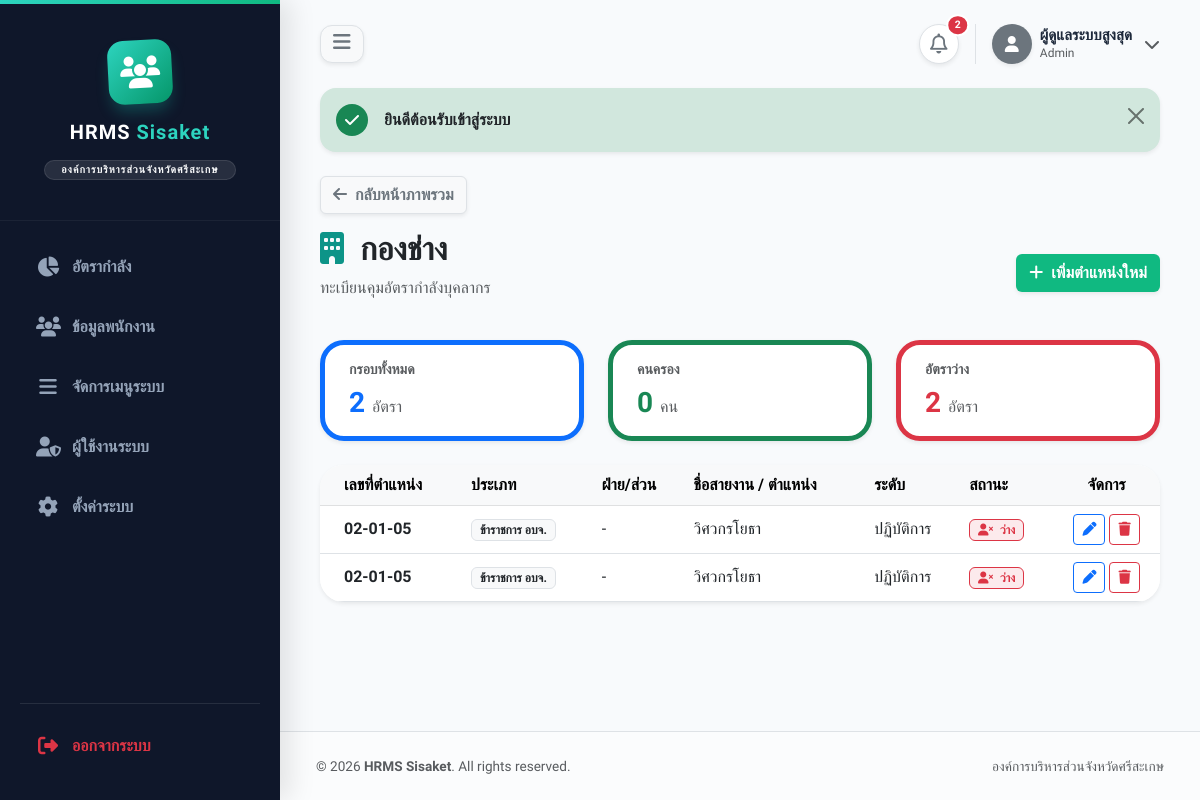
Page /index.php?action=manpower_detail&dept=กองช่าง (signed in) on the committed database.
### tables this page shows
CREATE TABLE `system_menus` (
  `id` int(11) NOT NULL,
  `menu_name` varchar(255) NOT NULL COMMENT 'ชื่อเมนูที่จะแสดงผล',
  `icon` varchar(100) NOT NULL COMMENT 'คลาส Icon (เช่น fa-users)',
  `action_name` varchar(100) NOT NULL COMMENT 'ชื่อ action เพื่อดึงไปใช้ในลิงก์ (?action=...)',
  `is_active` enum('0','1') NOT NULL DEFAULT '1' COMMENT 'สถานะ: 0=ปิด, 1=เปิด',
  `sort_order` int(11) NOT NULL DEFAULT 0 COMMENT 'ลำดับการแสดงผล (ตัวเลขน้อยขึ้นก่อน)',
  `parent_id` int(11) NOT NULL DEFAULT 0 COMMENT 'ID ของเมนูหลัก (0 = เป็นเมนูหลักเอง)',
  `role_access` varchar(50) NOT NULL DEFAULT 'all' COMMENT 'สิทธิ์ที่มองเห็น (all, admin, user, ฯลฯ)',
  `created_at` timestamp NOT NULL DEFAULT current_timestamp(),
  `updated_at` timestamp NOT NULL DEFAULT current_timestamp() ON UPDATE current_timestamp()
);

CREATE TABLE `manpower` (
  `id` int(11) NOT NULL,
  `department` varchar(255) NOT NULL,
  `division` varchar(255) DEFAULT '-',
  `employee_type` varchar(100) DEFAULT 'ข้าราชการ อบจ.',
  `position_number` varchar(100) NOT NULL,
  `position_name` varchar(255) NOT NULL,
  `level` varchar(100) DEFAULT NULL,
  `status` enum('occupied','vacant') DEFAULT 'vacant',
  `remark` text DEFAULT NULL,
  `created_at` timestamp NOT NULL DEFAULT current_timestamp()
);

### models/SystemMenu.php (called while the page is built, shortened)
<?php
class SystemMenu {
    private $conn;
    private $table_name = "system_menus";
    public function __construct($db) {
        $this->conn = $db;
    }
    public function readActive($role_access = null) {
        $query = "SELECT * FROM " . $this->table_name . " WHERE is_active = '1' ";
        if ($role_access) {
            $query .= " AND (role_access = 'all' OR role_access = :role_access) ";
        }
        $query .= " ORDER BY sort_order ASC, id ASC";
        $stmt = $this->conn->prepare($query);
        if ($role_access) {
            $stmt->bindParam(":role_access", $role_access);
        }
        $stmt->execute();
        return $stmt;
    }
}
?>

### models/Manpower.php (called while the page is built, shortened)
<?php
class Manpower {
    private $conn;
    private $table_name = "manpower";
    public function __construct($db) {
        $this->conn = $db;
    }
    public function readByDepartment($department) {
        $query = "SELECT * FROM " . $this->table_name . " WHERE department = ? ORDER BY position_number ASC";
        $stmt = $this->conn->prepare($query);
        $stmt->bindParam(1, $department);
        $stmt->execute();
        return $stmt;
    }
}
?>

### views/manpower/detail.php (the view)
<?php include 'views/layout/header.php'; ?>
<div class="mb-4">
    <a href="index.php?action=manpower" class="btn btn-light border shadow-sm fw-semibold text-secondary mb-3">
        <i class="fa-solid fa-arrow-left me-1"></i> กลับหน้าภาพรวม
    </a>
    <div class="d-flex justify-content-between align-items-center">
        <div>
            <h2 class="fw-bold text-dark"><i class="fa-solid fa-building text-teal me-2" style="color: #0d9488;"></i> <?php echo htmlspecialchars($dept ?? 'ไม่ระบุ'); ?></h2>
            <p class="text-muted">ทะเบียนคุมอัตรากำลังบุคลากร</p>
        </div>
        <a href="index.php?action=manpower_create" class="btn text-white fw-bold shadow-sm" style="background-color: #10b981;">
            <i class="fa-solid fa-plus me-1"></i> เพิ่มตำแหน่งใหม่
        </a>
    </div>
</div>
<div class="row g-4 mb-4">
    <div class="col-md-4">
        <div class="modern-card border-primary border-start border-5 shadow-sm py-3">
            <h6 class="text-muted fw-bold small">กรอบทั้งหมด</h6>
            <h3 class="text-primary fw-bold mb-0"><?php echo $deptTotal ?? 0; ?> <span class="fs-6 text-muted fw-normal">อัตรา</span></h3>
        </div>
    </div>
    <div class="col-md-4">
        <div class="modern-card border-success border-start border-5 shadow-sm py-3">
            <h6 class="text-muted fw-bold small">คนครอง</h6>
            <h3 class="text-success fw-bold mb-0"><?php echo $deptOccupied ?? 0; ?> <span class="fs-6 text-muted fw-normal">คน</span></h3>
        </div>
    </div>
    <div class="col-md-4">
        <div class="modern-card border-danger border-start border-5 shadow-sm py-3">
            <h6 class="text-muted fw-bold small">อัตราว่าง</h6>
            <h3 class="text-danger fw-bold mb-0"><?php echo $deptVacant ?? 0; ?> <span class="fs-6 text-muted fw-normal">อัตรา</span></h3>
        </div>
    </div>
</div>
<div class="modern-card border-0 shadow-sm p-0 overflow-hidden">
    <div class="table-responsive">
        <table class="table table-hover align-middle mb-0">
            <thead class="table-light text-muted">
                <tr>
                    <th class="ps-4">เลขที่ตำแหน่ง</th>
                    <th>ประเภท</th>
                    <th>ฝ่าย/ส่วน</th>
                    <th>ชื่อสายงาน / ตำแหน่ง</th>
                    <th>ระดับ</th>
                    <th>สถานะ</th>
                    <th class="text-center">จัดการ</th>
                </tr>
            </thead>
            <tbody>
                <?php if(!empty($deptManpowers)): ?>
                    <?php foreach($deptManpowers as $m): ?>
                    <tr>
                        <td class="ps-4 fw-bold text-dark"><?php echo htmlspecialchars($m['position_number'] ?? '-'); ?></td>
                        <td><span class="badge bg-light text-dark border"><?php echo htmlspecialchars($m['employee_type'] ?? '-'); ?></span></td>
                        <td><?php echo htmlspecialchars($m['division'] ?? '-'); ?></td>
                        <td><?php echo htmlspecialchars($m['position_name'] ?? '-'); ?></td>
                        <td><?php echo htmlspecialchars($m['level'] ?? '-'); ?></td>
                        <td>
                            <?php if(($m['status'] ?? '') == 'occupied'): ?>
                                <span class="badge bg-success bg-opacity-10 text-success border border-success"><i class="fa-solid fa-user-check me-1"></i> มีคนครอง</span>
                            <?php else: ?>
                                <span class="badge bg-danger bg-opacity-10 text-danger border border-danger"><i class="fa-solid fa-user-xmark me-1"></i> ว่าง</span>
                            <?php endif; ?>
                        </td>
                        <td class="text-center">
                            <a href="index.php?action=manpower_edit&id=<?php echo $m['id']; ?>" class="btn btn-sm btn-outline-primary"><i class="fa-solid fa-pen"></i></a>
                            <?php if(($m['status'] ?? '') == 'vacant'): ?>
                                <a href="index.php?action=manpower_delete&id=<?php echo $m['id']; ?>" class="btn btn-sm btn-outline-danger" onclick="return confirm('ยืนยันการลบตำแหน่งนี้?');"><i class="fa-solid fa-trash"></i></a>
                            <?php endif; ?>
                        </td>
                    </tr>
                    <?php endforeach; ?>
                <?php else: ?>
                    <tr><td colspan="7" class="text-center py-4 text-muted">ไม่พบข้อมูลตำแหน่งในกองนี้</td></tr>
                <?php endif; ?>
            </tbody>
        </table>
    </div>
</div>
<?php include 'views/layout/footer.php'; ?>

### views/layout/header.php (shortened to what this page needs)
<?php
require_once __DIR__ . '/../../models/SystemMenu.php';
$databaseConn = isset($this->db) ? $this->db : (isset($db) ? $db : null);
$menus_tree = [];
if ($databaseConn) {
    $menuObj = new SystemMenu($databaseConn);
    $userRole = isset($_SESSION['user_role']) ? $_SESSION['user_role'] : (isset($_SESSION['role']) ? $_SESSION['role'] : 'user');
    $activeMenus = $menuObj->readActive($userRole)->fetchAll(PDO::FETCH_ASSOC);
    foreach($activeMenus as $item) {
        if($item['parent_id'] == 0) {
            $menus_tree[$item['id']] = $item;
            $menus_tree[$item['id']]['sub_menus'] = [];
        } else {
            if(isset($menus_tree[$item['parent_id']])) {
                $menus_tree[$item['parent_id']]['sub_menus'][] = $item;
            }
        }
    }
}
$currentAction = $_GET['action'] ?? 'dashboard';
?>
<!DOCTYPE html>
<html lang="th">
<head>
    <link href="https://cdn.jsdelivr.net/npm/bootstrap@5.3.0/dist/css/bootstrap.min.css" rel="stylesheet">
    <link rel="stylesheet" href="https://cdnjs.cloudflare.com/ajax/libs/font-awesome/6.4.0/css/all.min.css">
</head>
<body>
    <div id="wrapper">
        <aside id="sidebar">
            <div class="sidebar-brand">
                <div class="brand-icon">
                    <i class="fa-solid fa-users"></i>
                </div>
                <h1>HRMS <span>Sisaket</span></h1>
                <span class="badge bg-white bg-opacity-10 text-light mt-3 rounded-pill px-3 py-1 border border-light border-opacity-10" style="letter-spacing: 1px; font-size: 0.65rem;">องค์การบริหารส่วนจังหวัดศรีสะเกษ</span>
            </div>
            <ul class="sidebar-nav d-flex flex-column h-100">
                <?php foreach($menus_tree as $mainMenu): ?>
                    <?php if(empty($mainMenu['sub_menus'])): ?>
                        <li>
                            <a href="index.php?action=<?= $mainMenu['action_name']; ?>"
                               class="<?= ($currentAction == $mainMenu['action_name']) ? 'active' : ''; ?>" title="<?= $mainMenu['menu_name']; ?>">
                                <i class="fa-solid <?= $mainMenu['icon']; ?>"></i> <span class="menu-text"><?= $mainMenu['menu_name']; ?></span>
                            </a>
                        </li>
                    <?php endif; ?>
                <?php endforeach; ?>
                <li class="mt-auto pt-3 border-top border-secondary border-opacity-25">
                    <a href="index.php?action=logout" class="text-danger hover-danger" onclick="return confirm('ต้องการออกจากระบบใช่หรือไม่?');" title="ออกจากระบบ">
                        <i class="fa-solid fa-right-from-bracket"></i> <span class="menu-text">ออกจากระบบ</span>
                    </a>
                </li>
            </ul>
        </aside>
        <div id="page-content">
            <div class="top-navbar">
                <button class="btn btn-light border shadow-sm" onclick="toggleSidebar()" style="border-radius: 0.75rem; position: relative; z-index: 1050;">
                    <i class="fa-solid fa-bars fs-5 text-secondary"></i>
                </button>
                <div class="d-flex align-items-center">
                    <div class="dropdown">
                        <div class="position-relative d-flex align-items-center justify-content-center bg-white border shadow-sm rounded-circle"
                             style="cursor: pointer; width: 40px; height: 40px;"
                             data-bs-toggle="dropdown" aria-expanded="false">
                            <i class="fa-regular fa-bell fs-5 text-secondary"></i>
                            <span class="position-absolute top-0 start-100 translate-middle badge rounded-pill bg-danger border border-2 border-white" style="font-size: 0.65rem;">
                                2
                            </span>
                        </div>
                    </div>
                    <div class="dropdown ms-3 ps-3 border-start">
                        <div class="d-flex align-items-center gap-2" style="cursor: pointer;" data-bs-toggle="dropdown" aria-expanded="false">
                            <div class="rounded-circle bg-secondary text-white d-flex align-items-center justify-content-center shadow-sm" style="width: 40px; height: 40px;">
                                <i class="fa-solid fa-user"></i>
                            </div>
                            <div class="d-none d-md-block lh-1">
                                <div class="fw-bold" style="color: #1e293b; font-size: 0.95rem;"><?php echo htmlspecialchars($_SESSION['full_name'] ?? 'ผู้ดูแลระบบ'); ?></div>
                                <small class="text-muted fw-medium" style="font-size: 0.75rem;"><?php echo ucfirst($_SESSION['role'] ?? 'Admin'); ?></small>
                            </div>
                            <i class="fa-solid fa-chevron-down text-muted ms-1 fs-6 d-none d-md-block"></i>
                        </div>
                    </div>
                </div>
            </div>
            <div class="main-container">
                <?php if (isset($_SESSION['message'])): ?>
                    <div class="alert alert-<?php echo $_SESSION['message_type']; ?> alert-dismissible fade show border-0 shadow-sm mb-4 d-flex align-items-center" style="border-radius: 1rem;" role="alert">
                        <?php if($_SESSION['message_type'] == 'success'): ?>
                            <div class="bg-success text-white rounded-circle d-flex align-items-center justify-content-center me-3 shrink-0" style="width: 32px; height: 32px;"><i class="fa-solid fa-check"></i></div>
                        <?php else: ?>
                            <div class="bg-danger text-white rounded-circle d-flex align-items-center justify-content-center me-3 shrink-0" style="width: 32px; height: 32px;"><i class="fa-solid fa-exclamation"></i></div>
                        <?php endif; ?>
                        <div class="fw-bold text-dark"><?php echo $_SESSION['message']; ?></div>
                        <button type="button" class="btn-close" data-bs-dismiss="alert" aria-label="Close"></button>
                    </div>
                <?php endif; ?>

### views/layout/header.php (style rules this page uses)
body { font-family: 'Prompt', sans-serif; background-color: #f8fafc; color: #1e293b; overflow-x: hidden; }
.modern-card { background: #ffffff; border-radius: 1.5rem; box-shadow: 0 8px 30px rgba(0, 0, 0, 0.04); border: 1px solid rgba(241, 245, 249, 0.8); padding: 1.5rem; transition: all 0.3s; }
.text-teal { color: #0d9488 !important; }
#wrapper { display: flex; width: 100%; min-height: 100vh; }
#sidebar { width: 280px; min-width: 280px; background-color: #0f172a; color: #cbd5e1; position: fixed; top: 0; left: 0; height: 100vh; z-index: 1040; transition: all 0.3s cubic-bezier(0.4, 0, 0.2, 1); box-shadow: 10px 0 25px rgba(0,0,0,0.1); overflow-y: auto; overflow-x: hidden; display: flex; flex-direction: column; }
.sidebar-brand { padding: 2.5rem 2rem; display: flex; flex-direction: column; align-items: center; border-bottom: 1px solid rgba(255,255,255,0.05); transition: all 0.3s ease; }
.brand-icon { width: 64px; height: 64px; background: linear-gradient(135deg, #2dd4bf, #059669); border-radius: 1rem; display: flex; align-items: center; justify-content: center; font-size: 2rem; color: white; margin-bottom: 1rem; transform: rotate(-3deg); box-shadow: 0 10px 15px -3px rgba(20, 184, 166, 0.3); transition: all 0.3s ease; }
.sidebar-brand h1 { font-size: 1.25rem; font-weight: 800; color: white; letter-spacing: 0.05em; margin: 0; white-space: nowrap; }
.sidebar-brand h1 span { color: #2dd4bf; }
.sidebar-nav { padding: 1.25rem; list-style: none; margin: 0; display: flex; flex-direction: column; flex-grow: 1; }
.sidebar-nav li { margin-bottom: 0.5rem; }
.sidebar-nav a { display: flex; align-items: center; padding: 0.875rem 1rem; color: #94a3b8; text-decoration: none; border-radius: 1rem; font-weight: 600; transition: all 0.2s; white-space: nowrap; }
.sidebar-nav a i { width: 24px; font-size: 1.25rem; margin-right: 0.75rem; text-align: center; transition: all 0.2s; }
#page-content { flex: 1; margin-left: 280px; width: calc(100% - 280px); min-height: 100vh; display: flex; flex-direction: column; transition: all 0.3s cubic-bezier(0.4, 0, 0.2, 1); position: relative; z-index: 10; }
.top-navbar { background: transparent; padding: 1.5rem 2.5rem; display: flex; justify-content: space-between; align-items: center; position: relative; z-index: 1020; }
.main-container { padding: 0 2.5rem 2.5rem 2.5rem; flex: 1; position: relative; z-index: 10; }

### rows in the picture
system_menus: menu_name "อัตรากำลัง"
system_menus: menu_name "ข้อมูลพนักงาน"
system_menus: menu_name "จัดการเมนูระบบ"
system_menus: menu_name "ผู้ใช้งานระบบ"
system_menus: menu_name "ตั้งค่าระบบ"
manpower: position_number "02-01-05", employee_type "ข้าราชการ อบจ.", division "-", position_name "วิศวกรโยธา", level "ปฏิบัติการ", status "vacant" (drawn)
manpower: position_number "02-01-05", employee_type "ข้าราชการ อบจ.", division "-", position_name "วิศวกรโยธา", level "ปฏิบัติการ", status "vacant" (drawn)

### other values in the picture
$_SESSION['full_name'] "ผู้ดูแลระบบสูงสุด"
$_SESSION['role'] "Admin"
$_SESSION['message'] "ยินดีต้อนรับเข้าสู่ระบบ"
$dept "กองช่าง"
$deptTotal "2"
$deptOccupied "0"
$deptVacant "2"
